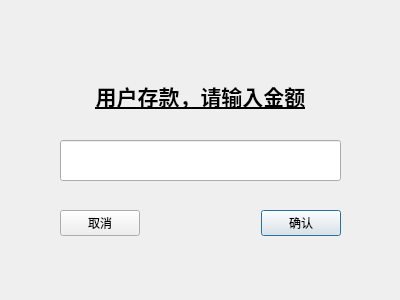
<?xml version="1.0" encoding="UTF-8"?>
<ui version="4.0">
 <class>usersave</class>
 <widget class="QDialog" name="usersave">
  <property name="geometry">
   <rect>
    <x>0</x>
    <y>0</y>
    <width>400</width>
    <height>300</height>
   </rect>
  </property>
  <property name="windowTitle">
   <string>存款</string>
  </property>
  <widget class="QLineEdit" name="usersave_money">
   <property name="geometry">
    <rect>
     <x>60</x>
     <y>140</y>
     <width>281</width>
     <height>41</height>
    </rect>
   </property>
   <property name="styleSheet">
    <string notr="true">font: 14pt &quot;Arial&quot;;</string>
   </property>
  </widget>
  <widget class="QLabel" name="label">
   <property name="geometry">
    <rect>
     <x>60</x>
     <y>70</y>
     <width>281</width>
     <height>51</height>
    </rect>
   </property>
   <property name="sizePolicy">
    <sizepolicy hsizetype="Preferred" vsizetype="Fixed">
     <horstretch>0</horstretch>
     <verstretch>0</verstretch>
    </sizepolicy>
   </property>
   <property name="font">
    <font>
     <family>Arial</family>
     <pointsize>16</pointsize>
     <weight>75</weight>
     <italic>false</italic>
     <bold>true</bold>
     <underline>true</underline>
    </font>
   </property>
   <property name="contextMenuPolicy">
    <enum>Qt::DefaultContextMenu</enum>
   </property>
   <property name="text">
    <string>用户存款，请输入金额</string>
   </property>
   <property name="alignment">
    <set>Qt::AlignCenter</set>
   </property>
  </widget>
  <widget class="QWidget" name="layoutWidget">
   <property name="geometry">
    <rect>
     <x>60</x>
     <y>210</y>
     <width>281</width>
     <height>26</height>
    </rect>
   </property>
   <layout class="QHBoxLayout" name="horizontalLayout">
    <item>
     <widget class="QPushButton" name="usersave_cancel">
      <property name="text">
       <string>取消</string>
      </property>
     </widget>
    </item>
    <item>
     <spacer name="horizontalSpacer">
      <property name="orientation">
       <enum>Qt::Horizontal</enum>
      </property>
      <property name="sizeHint" stdset="0">
       <size>
        <width>58</width>
        <height>20</height>
       </size>
      </property>
     </spacer>
    </item>
    <item>
     <widget class="QPushButton" name="usersave_ok">
      <property name="text">
       <string>确认</string>
      </property>
      <property name="default">
       <bool>true</bool>
      </property>
     </widget>
    </item>
   </layout>
  </widget>
 </widget>
 <resources/>
 <connections/>
</ui>
